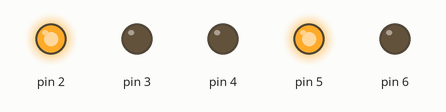
Recording of a sketch running on a simulated Arduino Uno, built with avr-gcc and run on an emulated ATmega328P. Shown: output pins drawn as LEDs (lit = HIGH).

Above: at 1.5 s.
At 3.7 s:
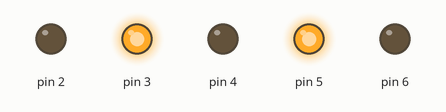
At 6.0 s:
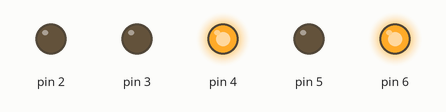
Timing chart, 0 to 9.8 s (numbered marks = the images above):
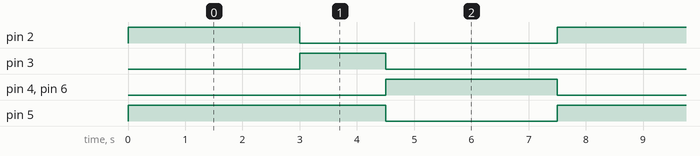

The sketch:

stunning_krunk1.ino
```cpp
// C++ code
//
void setup()
{
  pinMode(2, OUTPUT);
  pinMode(3, OUTPUT);
  pinMode(4, OUTPUT);
  pinMode(5, OUTPUT);
  pinMode(6, OUTPUT);


}

void loop()
{
  digitalWrite(2, HIGH);
  digitalWrite(3, LOW);
  digitalWrite(4, LOW);

  digitalWrite(5, HIGH);
  digitalWrite(6, LOW);
  delay(3000);

  digitalWrite(2, LOW);
  digitalWrite(3, HIGH);
  digitalWrite(4, LOW);

  digitalWrite(5, HIGH);
  digitalWrite(6, LOW);
  delay(1500);


  digitalWrite(2, LOW);
  digitalWrite(3, LOW);
  digitalWrite(4, HIGH);

  digitalWrite(5, LOW);
  digitalWrite(6, HIGH);
  delay(3000);

}
```

Measured:
- by itself, pin 2, pin 4, pin 6: alternates HIGH for 3.0 s and LOW for 4.5 s
- by itself, pin 3: alternates HIGH for 1.5 s and LOW for 6.0 s
- by itself, pin 5: alternates HIGH for 4.5 s and LOW for 3.0 s
